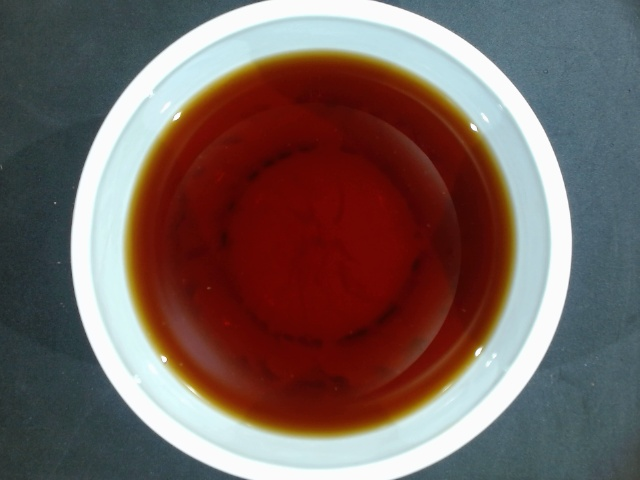
#> input picture DUST_1_10.jpg, 640 x 480 px, found by its file name
$ python crop.py
#> lines starting #> are read from the running program, lines starting #| are printed output that depends on the picture; after the words box and inside, x2 and y2 are one past the last pixel; in counts of white or black regions, pixels touching at a corner belong together
import cv2 as cv
import numpy as np
import os
import math
from matplotlib import pyplot as plt

def on_trackbar():
    # print(f"Trackbar value: {value}")
    pass

def getHist(image):
    non_black_mask = np.any(image != [0, 0, 0], axis=2).astype(np.uint8)

    color = ['b','g','r']
    for channel, col in enumerate(color):
        histogram = cv.calcHist([image], [channel], mask=non_black_mask, histSize=[256], ranges=[0,256])
        plt.plot(histogram, color=col)
        plt.xlim(0,256)

    plt.xlabel("RGB values")
    plt.ylabel("Pixel Frequency")
    plt.title("RGB values")
    plt.show()

def crop_trackbar(height, width, px, py, radius, src):
    canvas = np.zeros((height, width, 3), dtype=np.uint8)
    img = src.copy()

    cv.circle(canvas, (px,py), radius, [255,255,255], cv.FILLED)

    cropped = cv.bitwise_and(img, canvas,mask=None)

    # cv.imshow("canvas", canvas)
    # cv.imshow("crop", cropped)
    return cropped

def crop_mouse(event, x, y, img):
    if event == cv.EVENT_LBUTTONDOWN:
        print(f"Left mouse button clicked at ({x}, {y})")
        cx, cy = x, y
    elif event == cv.EVENT_RBUTTONDOWN:
        print(f"Right mouse button clicked at ({x}, {y})")
        px, py = x, y

    canvas = np.zeros((img[0], img[1], img[2]), dtype=np.uint8)
    radius = math.sqrt((px - cx)^2 + (py - cy)^2)
    cv.circle()

def main():
    # home = os.path.expanduser("~")
    # img_path = home + "\\Repositories 2\\Project-INSTEAD\\Data_4-10-2023[5]\\Warna_Rasa\\FI_1-10.jpg"
    # img_path = home + "\\Project_INSTEAD\\src\\ObjectType_Series_3.jpg"
    img_path = r"C:\Users\Lyskq\Downloads\DUST_1_10.jpg"
    print(img_path)
    img = cv.imread(img_path)
#> img is the input picture: shape (480, 640, 3); mean B, G, R 93.6, 97.3, 116.6

    height = img.shape[0]
#> height = 480
    width = img.shape[1]
#> width = 640
    channel = img.shape[2]
#> channel = 3

    cv.namedWindow("crop trackbar")
    cv.createTrackbar("x space", "crop trackbar", 0, width-1, on_trackbar)
    cv.createTrackbar("y space", "crop trackbar", 0, height-1, on_trackbar)
    cv.createTrackbar("radius", "crop trackbar", 0, 450, on_trackbar)

    cv.setTrackbarPos("x space", "crop trackbar", 329)
    cv.setTrackbarPos("y space", "crop trackbar", 240)
    cv.setTrackbarPos("radius", "crop trackbar", 150)

    while True:
        x = cv.getTrackbarPos("x space", "crop trackbar")
        y = cv.getTrackbarPos("y space", "crop trackbar")
        radius = cv.getTrackbarPos("radius", "crop trackbar")

        img_copy = img.copy()
        cv.circle(img_copy, (x,y), radius, [125,125,255], 2)
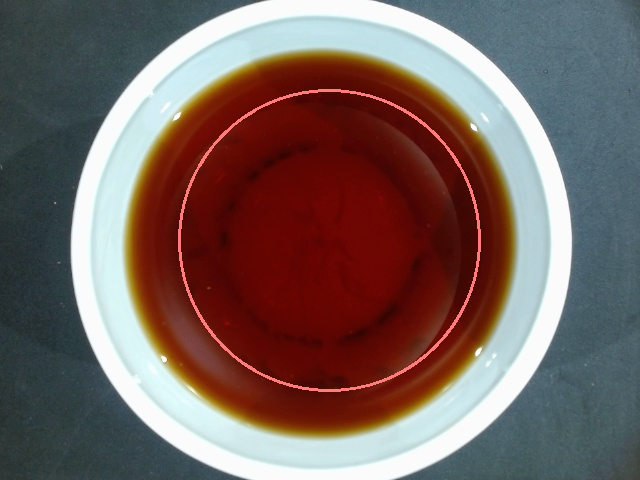
#> img_copy: shape (480, 640, 3); 0.93% of pixels changed, all inside (x1, y1, x2, y2) = (178, 89, 481, 392)

        crop_img = crop_trackbar(height, width, x, y, radius, img)
#> in crop_trackbar, `cv.circle(canvas, (px,py), radius, [255,255,255], cv.FILLED)`:
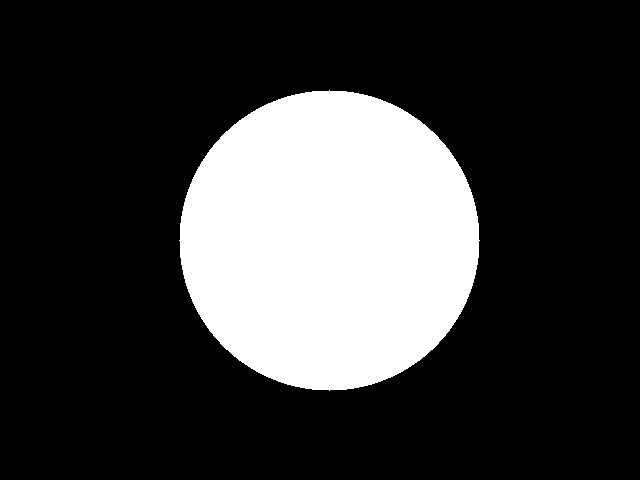
#> canvas: shape (480, 640, 3); 23% white; 1 white region, box (x1, y1, x2, y2) and area: (179, 90, 480, 391) 70681
#> in crop_trackbar, `cropped = cv.bitwise_and(img, canvas,mask=None)`:
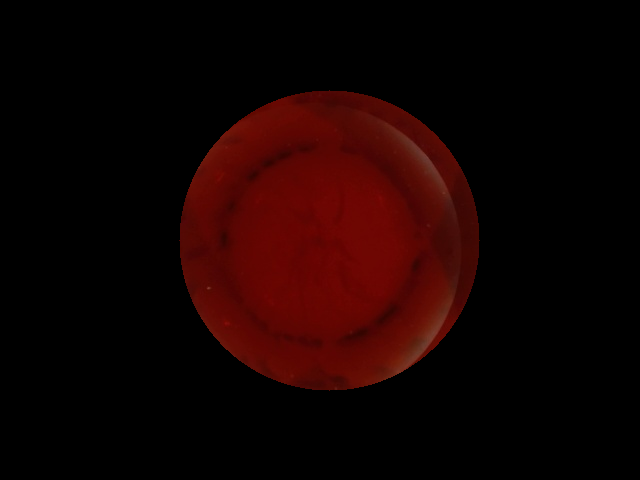
#> cropped: shape (480, 640, 3); mean B, G, R 0.8, 2, 21.1


        cv.imshow("crop trackbar", img_copy)
        #real image is created
        cv.imshow("crop",crop_img)
        #reasult


        key = cv.waitKey(3)
#> (key Esc is pressed here)

        if key == 27:
            break
        elif key == ord('c'):
            getHist(crop_img)


if __name__ == "__main__":
    main()
    cv.destroyAllWindows()

$ run again, with tehOolong_sampel1_1.jpg copied over DUST_1_10.jpg
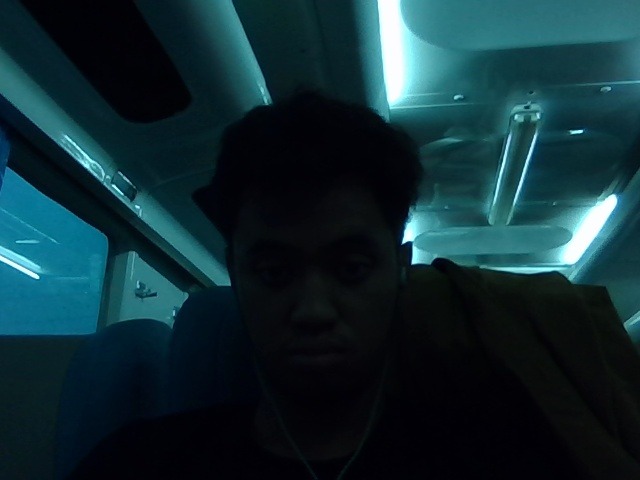
#> input picture tehOolong_sampel1_1.jpg, 640 x 480 px, found by its file name
#> in main, img is the input picture: shape (480, 640, 3); mean B, G, R 51, 44.2, 16.8
#> in main, `cv.circle(img_copy, (x,y), radius, [125,125,255], 2)`:
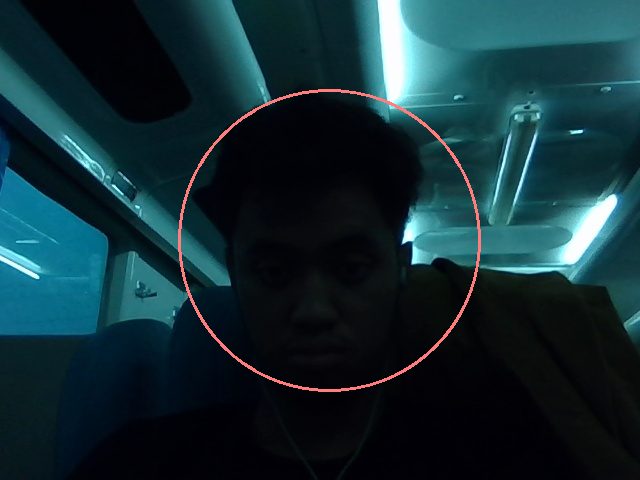
#> img_copy: shape (480, 640, 3); 0.93% of pixels changed, all inside (x1, y1, x2, y2) = (178, 89, 481, 392)
#> canvas: shape (480, 640, 3); 23% white; 1 white region, box (x1, y1, x2, y2) and area: (179, 90, 480, 391) 70681
#> in crop_trackbar, `cropped = cv.bitwise_and(img, canvas,mask=None)`:
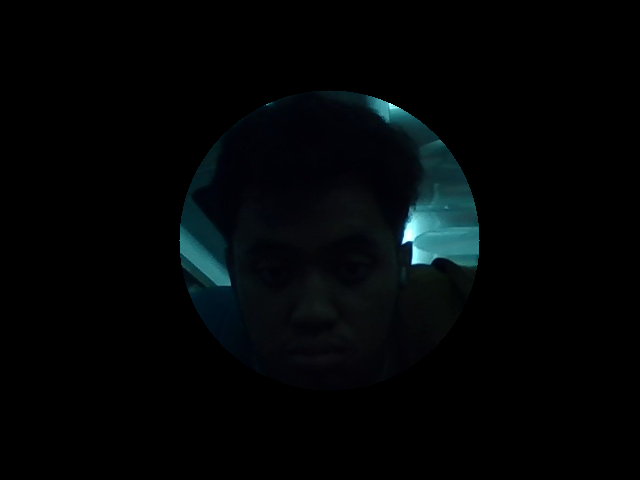
#> cropped: shape (480, 640, 3); mean B, G, R 6.2, 5.1, 2.3
